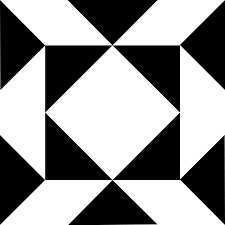
#> input picture imagenes/blancoNegro.png, 225 x 225 px
$ python operaciones.py
#> lines starting #> are read from the running program, lines starting #| are printed output that depends on the picture; after the words box and inside, x2 and y2 are one past the last pixel; in counts of white or black regions, pixels touching at a corner belong together
import numpy as np
import time
from PIL import Image
import math

#operaciones morfologicas

#masks:
def cuadradoMask(n):#numero impar
    origen=n/2 # (2,2)
    cuadrado = []
    for i in range(0,n):
        l=[]
        for j in range(0,n):
            l.append(255)
        cuadrado.append(l)
    print (cuadrado)
    return cuadrado

# [39 lines left out: functions diamanteMask, cruzMasks, not called in this run]

def binarizar(img):
    Ah = np.size(img, 0)
    Aw = np.size(img, 1)
    NI = np.zeros_like(img, np.uint8)
    A = np.asarray( img )
    print(A)
    for i in range(0,Ah):
        for j in range(0,Aw):
            if A[i][j]>200:#255/2:
                NI[i][j]=255
            else:
                NI[i][j]=0
    print (NI)
    img1 = Image.fromarray(NI)
    #img.save('my.png')
    img1.show()
    return img1

def diferencia(img,img2):
    Ah = np.size(img, 0)
    Aw = np.size(img, 1)
    NI = np.zeros_like(img, np.uint8)
    A = np.asarray( img )
    B = np.asarray( img2 )
    print(A)
    print(B)
    for i in range(0,Ah):
        for j in range(0,Aw):
            if A[i][j]!=B[i][j]:
                NI[i][j]=A[i][j]
    print (NI)
    img1 = Image.fromarray(NI)
    #img.save('my.png')
    img1.show()
    return img1

#M2 mas grande
# [85 lines left out: functions diferenciaMask, interseccion, complemento, dilatacion, not called in this run]

#x,y origen
def erosion(img,M,x,y):
    Ah = np.size(img, 0)
    Aw = np.size(img, 1)
    NI = np.zeros_like(img, np.uint8)
    A = np.asarray( img )
    Mh=len(M)
    Mw=len(M[0])

    for i in range (0,Ah):
        for j in range(0,Aw):
            #if i + Mh-1<Ah and j+Mw-1<Aw:
            if i+x<Ah and j+y<Aw:
                contA=0
                contM=0
                for k in range(0,Mh):
                    for l in range(0,Mw):
                        if M[k][l]==255:
                            contM+=1
                            if i+k<Ah and j+l<Aw:
                                if A[i+k][j+l]==255:
                                    contA+=1
                if contA==contM:
                    #if NI[i+k][j+l]!=255:
                    #if NI[i+x][j+y]!=255:
                    NI[i+x][j+y]=255

    img1 = Image.fromarray(NI)
    #img.save('my.png')
    img1.show()
    #print (NI)
    return img1

if __name__ == '__main__':
    #img = Image.open('cuadrado.jpg').convert('L')
    img = Image.open('imagenes/blancoNegro.png').convert('L')
    #img = Image.open('piso.jpg').convert('L')


    #M=cruzMasks(5)
    M=cuadradoMask(3)
    #M=diamanteMask(3)
    print(M)
    """
    img=[[0,0,0,0,0],
         [0,255,255,0,0],
         [255,255,255,0,255],
         [0,255,255,0,0],
         [0,0,0,0,0]
    ]"""
    #img.show()
    img=binarizar(img)
#> in binarizar, `Ah = np.size(img, 0)`: Ah = 225
#> (printed output is left out)
#> after the loop in binarizar, `for i in range(0,Ah):`:
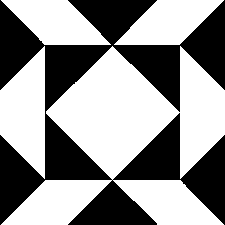
#> NI: shape (225, 225); 57.5% white; 1 black region, box (x1, y1, x2, y2) and area: (0, 0, 225, 225) 21540
#> (printed output is left out)
    # [11 lines of commented-out code are left out]
    img2=erosion(img,M,1,1)
#> after the loop in erosion, `for i in range (0,Ah):`:
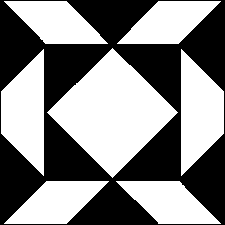
#> NI: shape (225, 225); 52.6% white; 1 black region, box (x1, y1, x2, y2) and area: (0, 0, 225, 225) 23989
    diferencia(img,img2)
#> (printed output is left out)
#> (printed output is left out)
#> after the loop in diferencia, `for i in range(0,Ah):`:
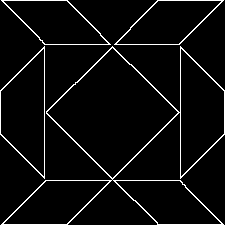
#> NI: shape (225, 225); 4.8% white in thin lines or dots
#> (printed output is left out)


    #hit or miss
    #(a erosion b) interseccion (a complemento erosion B)
    """img2=erosion(img,M,1,1)
    img3=complemento(img)
    M3=diferenciaMask(M,M2)
    img4=erosion(img3,M3,2,2)
    diferencia(img2,img4)
    """

$ run again, with Images/cuadrado.jpg saved as imagenes/blancoNegro.png
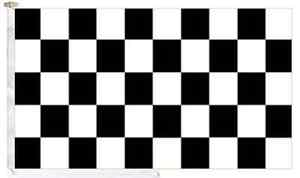
#> input picture Images/cuadrado.jpg, 300 x 178 px
#> in binarizar, `Ah = np.size(img, 0)`: Ah = 178
#> in binarizar, `Aw = np.size(img, 1)`: Aw = 300
#> (printed output is left out)
#> after the loop in binarizar, `for i in range(0,Ah):`:
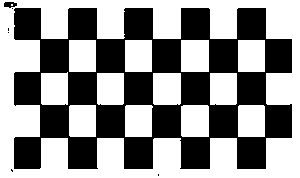
#> NI: shape (178, 300); 56% white; 7 black regions (5 under 20 px), largest, box (x1, y1, x2, y2) and area: (14, 8, 292, 169) 23436, (4, 2, 17, 8) 57
#> (printed output is left out)
#> in erosion, `Ah = np.size(img, 0)`: Ah = 178
#> in erosion, `Aw = np.size(img, 1)`: Aw = 300
#> in diferencia, `Ah = np.size(img, 0)`: Ah = 178
#> in diferencia, `Aw = np.size(img, 1)`: Aw = 300
#> (printed output is left out)
#> (printed output is left out)
#> after the loop in diferencia, `for i in range(0,Ah):`:
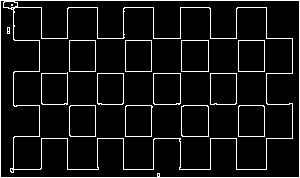
#> NI: shape (178, 300); 7.4% white in thin lines or dots
#> (printed output is left out)
